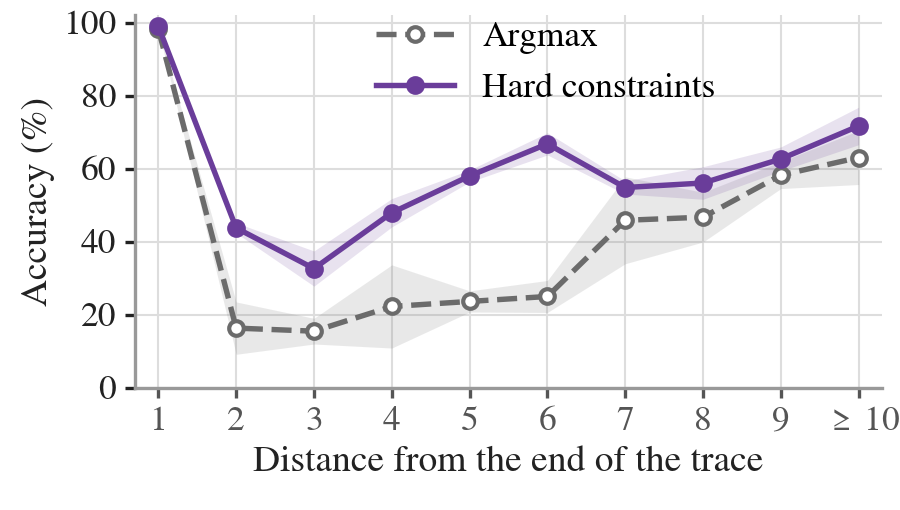

Source code (Python):
#!/usr/bin/env python3
"""Results (2), next-activity prediction: one plot, all logs merged, two lines (argmax, hard constraints).

x = distance of the predicted event from the end of the trace (n - k; 1 = the last event), distances >= CAP pooled;
y = accuracy over all prefixes of ALL logs with that distance (pooled per run index, then mean +- std over the 10 runs;
large logs weigh more: e.g. the >= 10 bucket is 94% BPI-2012). Grey dashed = argmax, purple solid = hard constraints
(C_REF / C_NEW of results_rq.py). Writes next_activity_dist.{pdf,png} and .csv (also the per-log prefix counts).

Run from anywhere:  python figures/next_activity_dist.py
"""
import sys
from pathlib import Path

import matplotlib
matplotlib.use("Agg")
import matplotlib.pyplot as plt
import pandas as pd

HERE = Path(__file__).resolve().parent
sys.path.insert(0, str(HERE))
from results_rq import AEGIS, LOGS, INK, GRID, C_REF, C_NEW  # noqa: E402  (same style)

RES = AEGIS / "results_reference/next_activity"
CAP = 10
# Small figure with large text (user, 2026-11-18): meant to be shrunk with \scalebox / width=... and stay readable.
FIGSIZE = (3.0, 1.7)   # in
LABEL_FS, TICK_FS, LEGEND_FS = 9, 8.5, 8.5


def load():
    P = pd.concat([pd.read_csv(RES / f"{key}_CZ_AT_only/next_act_predictions_sl.csv").assign(log=name) for key, name in LOGS])
    P["dist"] = (P.n - P.k).clip(upper=CAP)
    per_run = P.groupby(["dist", "run"]).agg(argmax=("ok_raw", "mean"), hard=("ok_hard", "mean"), n=("ok_raw", "size"))
    g = per_run.groupby("dist").agg(argmax=("argmax", "mean"), hard=("hard", "mean"), argmax_std=("argmax", "std"),
                                    hard_std=("hard", "std"), n_per_run=("n", "mean"))
    g[["argmax", "hard", "argmax_std", "hard_std"]] *= 100
    counts = P[P.run == 0].groupby(["dist", "log"]).size().unstack(fill_value=0)
    return g, counts


def main():
    g, counts = load()
    g.join(counts).to_csv(HERE / "next_activity_dist.csv", float_format="%.4g")
    fig, ax = plt.subplots(figsize=FIGSIZE)
    for col, c, ls, mfc, lab in (("argmax", C_REF, "--", "white", "Argmax"), ("hard", C_NEW, "-", C_NEW, "Hard constraints")):
        ax.fill_between(g.index, g[col] - g[col + "_std"], g[col] + g[col + "_std"], color=c, alpha=0.15, lw=0)
        ax.plot(g.index, g[col], ls=ls, lw=1.3, color=c, marker="o", ms=3.5, mfc=mfc, mec=c, mew=1.0, label=lab)
    ax.set_xlim(0.7, CAP + 0.3); ax.set_ylim(0, 102)
    ax.set_xticks(range(1, CAP + 1), [str(i) for i in range(1, CAP)] + [rf"$\geq${CAP}"])
    ax.set_yticks(range(0, 101, 20))
    ax.set_xlabel("Distance from the end of the trace", fontsize=LABEL_FS, color=INK, labelpad=2)
    ax.set_ylabel("Accuracy (%)", fontsize=LABEL_FS, color=INK, labelpad=2)
    ax.tick_params(length=2.5, pad=2, labelsize=TICK_FS)
    ax.grid(color=GRID, lw=0.5); ax.set_axisbelow(True)
    for sp in ("top", "right"):
        ax.spines[sp].set_visible(False)
    ax.legend(frameon=False, loc="upper center", bbox_to_anchor=(0.55, 1.04), handlelength=2.2, fontsize=LEGEND_FS, borderaxespad=0.2)
    fig.subplots_adjust(left=0.15, right=0.98, top=0.97, bottom=0.24)
    for ext in ("pdf", "png"):
        fig.savefig(HERE / f"next_activity_dist.{ext}", dpi=300)
    pd.set_option("display.width", 250)
    print(g.round(1).to_string()); print(counts.to_string())


if __name__ == "__main__":
    main()
